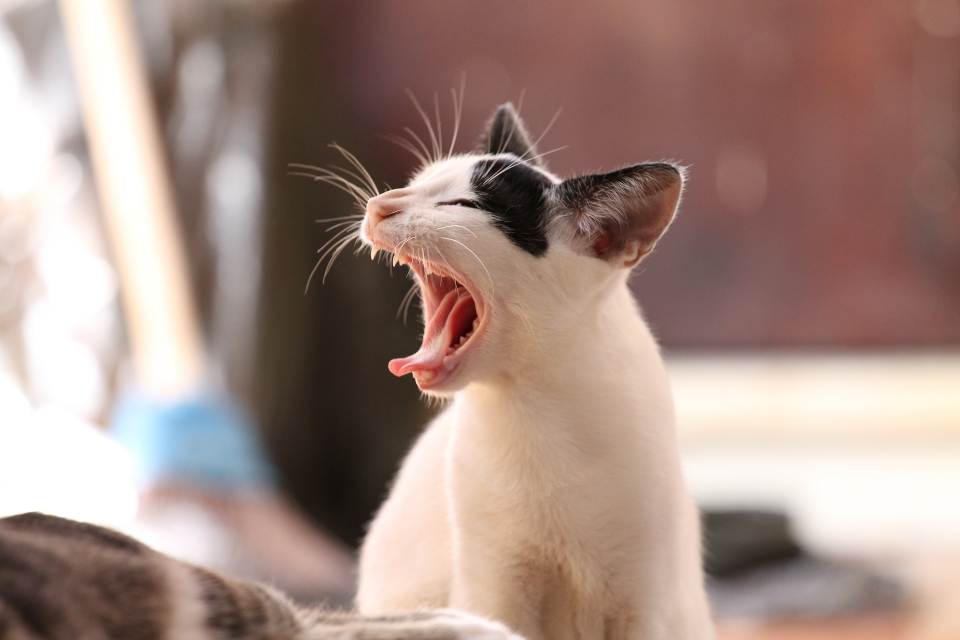
#> input picture img/cat.jpg, 1920 x 1280 px (shown at 1/2 size)
$ jupyter execute basic.ipynb   (shell and % lines are left out)
#> lines starting #> are read from the running program, lines starting #| are printed output that depends on the picture
[cell 1]
import numpy as np
import os
import cv2
from imageio import imread
import matplotlib.pyplot as plt
print("PACKAGE LOADED")

[cell 2]
cwd=os.getcwd()
print("Current folder is %s" %(cwd))

[cell 3]
def print_typeshape(img):
    print("Type is %s" %(type(img)))
    print("Shape is %s" % (img.shape, ))

[cell 4]
cat = cv2.cvtColor(cv2.imread("./../img/cat.jpg"), cv2.COLOR_BGR2RGB);
print_typeshape(cat)
#| Type is <class 'numpy.ndarray'>
#| Shape is (1280, 1920, 3)
plt.figure(0)
plt.imshow(cat)
plt.title("CAT")
plt.draw()

[cell 5]
cat2=np.array(cat).astype(float)
print_typeshape(cat2)
#| Type is <class 'numpy.ndarray'>
#| Shape is (1280, 1920, 3)
plt.figure(0)
plt.imshow(cat2/255)
plt.title("Original Image with imread.astype(float)/255")
plt.draw()

[cell 6]
catsmall = cv2.resize(cat, dsize=(100, 100), interpolation=cv2.INTER_CUBIC)
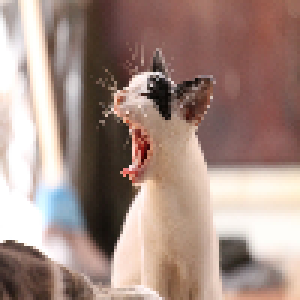
#> catsmall: shape (100, 100, 3) (shown 3 times larger); mean R, G, B 164.2, 139.7, 130.9
print_typeshape(catsmall);
#| Type is <class 'numpy.ndarray'>
#| Shape is (100, 100, 3)

plt.figure(1)
plt.imshow(catsmall)
plt.title("resized image")
plt.draw()

[cell 7]
def rgb2gray(rgb):
    if len(rgb.shape) == 3:
        return np.dot(rgb[...,:3], [.299, 0.587, 0.114])
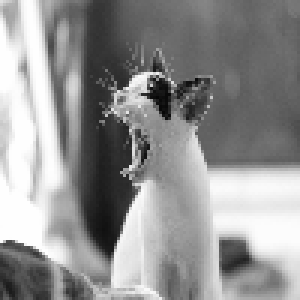
#> returned value: shape (100, 100) float64 (shown 3 times larger); min 6.84, max 255, mean 146
    else:
        print("Current Image if Gray!")
        return rgb

[cell 8]
catsmallgray = rgb2gray(catsmall)
print_typeshape(catsmallgray)
#| Type is <class 'numpy.ndarray'>
#| Shape is (100, 100)

$ run again, with img/dog.jpg copied over img/cat.jpg
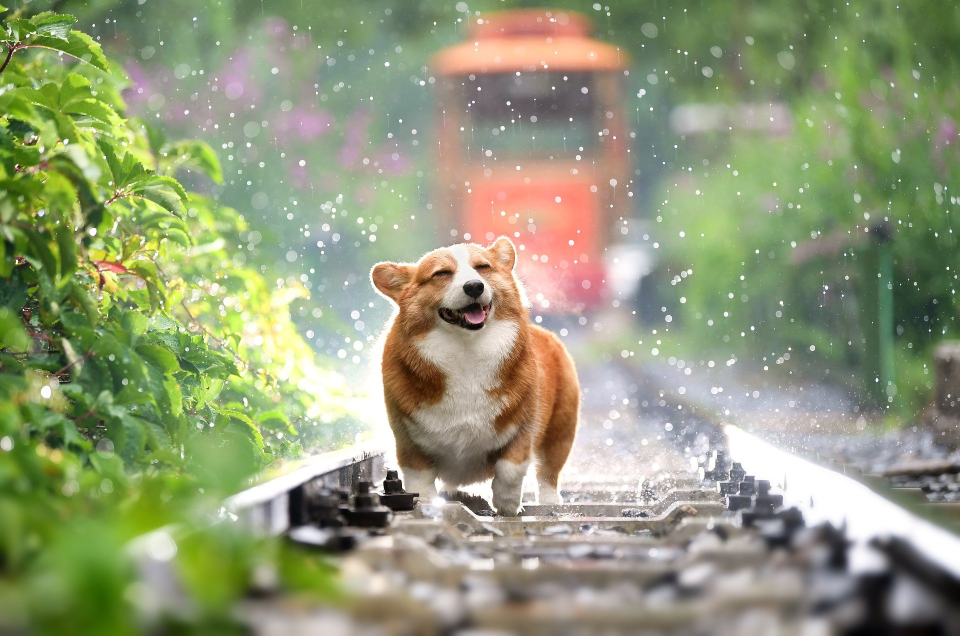
#> input picture img/dog.jpg, 1920 x 1271 px (shown at 1/2 size)
#| Type is <class 'numpy.ndarray'>
#| Shape is (1271, 1920, 3)
#| Type is <class 'numpy.ndarray'>
#| Shape is (1271, 1920, 3)
#> `catsmall = cv2.resize(cat, dsize=(100, 100), interpolation=cv2.INTER_C..`:
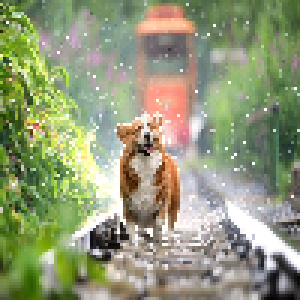
#> catsmall: shape (100, 100, 3) (shown 3 times larger); mean R, G, B 146.5, 153.5, 120.6
#| Type is <class 'numpy.ndarray'>
#| Shape is (100, 100, 3)
#> in rgb2gray, `return np.dot(rgb[...,:3], [.299, 0.587, 0.114])`:
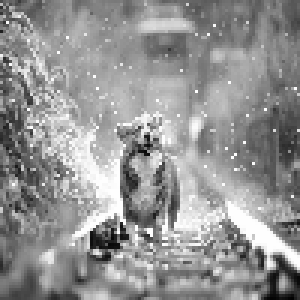
#> returned value: shape (100, 100) float64 (shown 3 times larger); min 2.11, max 255, mean 147.7
#| Type is <class 'numpy.ndarray'>
#| Shape is (100, 100)

$ run again, with img/horse.jpg copied over img/cat.jpg
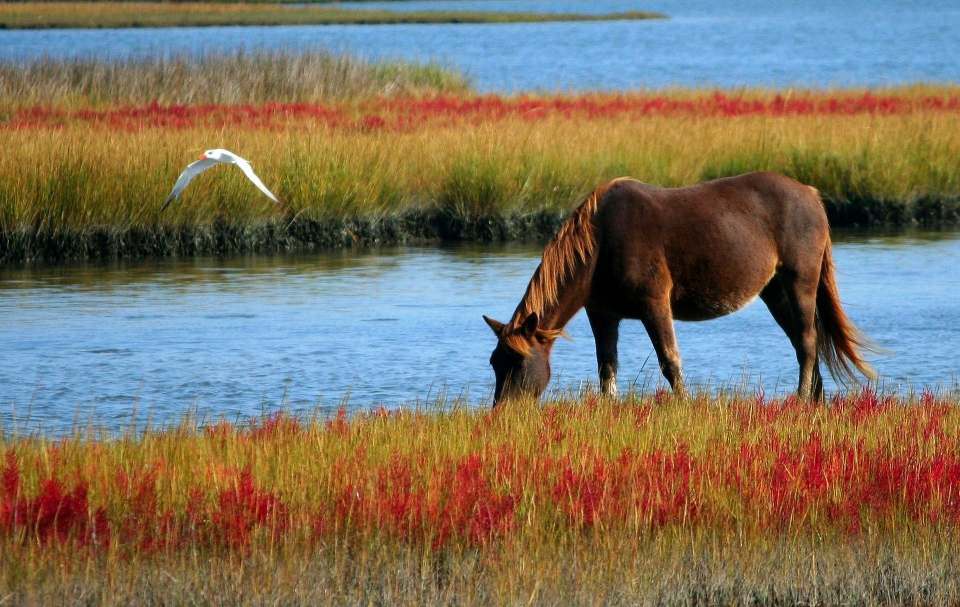
#> input picture img/horse.jpg, 1920 x 1214 px (shown at 1/2 size)
#| Type is <class 'numpy.ndarray'>
#| Shape is (1214, 1920, 3)
#| Type is <class 'numpy.ndarray'>
#| Shape is (1214, 1920, 3)
#> `catsmall = cv2.resize(cat, dsize=(100, 100), interpolation=cv2.INTER_C..`:
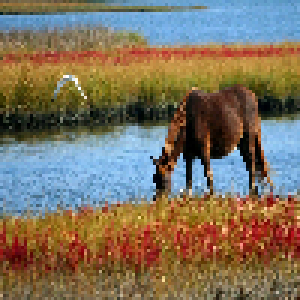
#> catsmall: shape (100, 100, 3) (shown 3 times larger); mean R, G, B 125.2, 113.1, 94.5
#| Type is <class 'numpy.ndarray'>
#| Shape is (100, 100, 3)
#> in rgb2gray, `return np.dot(rgb[...,:3], [.299, 0.587, 0.114])`:
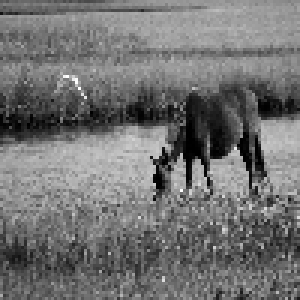
#> returned value: shape (100, 100) float64 (shown 3 times larger); min 0, max 254.8, mean 114.6
#| Type is <class 'numpy.ndarray'>
#| Shape is (100, 100)
